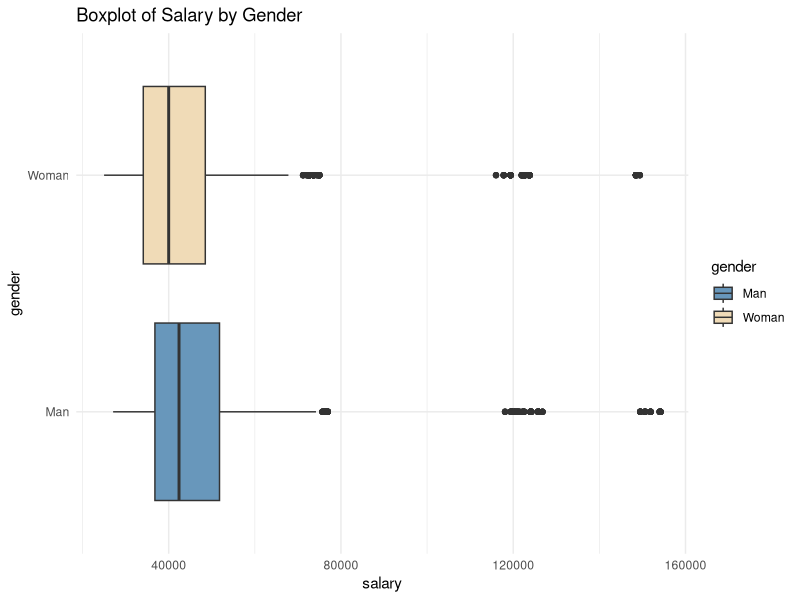

Recreate this plot in R. (Note: this script raises an error after producing the figure.)
## ---- chunk 1
library(tidyverse)
# this should supress all code and messages
knitr::opts_chunk$set(include=FALSE)
## ---- chunk 2
# read in the data
black_saber_current_employees <- read_csv("data/black-saber-current-employees.csv")
## ---- chunk 3
# transform salary data into numeric form and without special symbols
black_saber_current_employees$salary = as.numeric(gsub("[\\$,]", "", black_saber_current_employees$salary))
## ---- chunk 4
# remove gender: prefer not to say
black_saber_current_employees_needed = filter(black_saber_current_employees, gender != "Prefer not to say")
## ---- chunk 5
# number of employees who have indicated gender
count(unique(black_saber_current_employees_needed[c("employee_id")]))
## ---- chunk 6
# number of employees who have not indicated gender
count(unique(filter(black_saber_current_employees, gender == "Prefer not to say")[c("employee_id")]))
## ---- chunk 7
library(dplyr)
# Overall salary boxplot summary by gender
ggplot(black_saber_current_employees_needed, aes(x=gender, y=salary, fill=gender)) +
  geom_boxplot() + 
  theme_minimal() + 
  coord_flip() + 
  scale_fill_manual(values=c("#6897bb", "#f0dbb7")) + 
  ggtitle("Boxplot of Salary by Gender") + 
  ggsave("images/boxplot_s_gender.png", width = 7, height = 4)
## ---- chunk 8
# Data Visualization
# Boxplot of salary of each team by gender
ggplot(black_saber_current_employees_needed, aes(x=gender, y=salary, fill=gender)) +
  geom_boxplot() + 
  facet_wrap(~team, nrow = 4) +
  theme_minimal() + 
  coord_flip() + 
  scale_fill_manual(values=c("#6897bb", "#f0dbb7")) + 
  ggtitle("Boxplot of Salary by Team and Gender") + 
  ggsave("images/boxplot_s_team_gender.png", width = 7, height = 4)
## ---- chunk 9
# transform role_seniority, gender, team, financial_q, leadership_for_level into factors
salary_data <- black_saber_current_employees_needed %>%
  mutate(role_seniority = as_factor(role_seniority)) %>%
  mutate(gender = as_factor(gender)) %>%
  mutate(team = as_factor(team)) %>%
  mutate(financial_q = as_factor(financial_q)) %>%
  mutate(leadership_for_level = as_factor(leadership_for_level)) %>%
  mutate(employee_id = as.character(employee_id))
## ---- chunk 10
library(tidyverse)
library(lme4)
# Model1: salary ~ leadership_for_level + productivity + role_seniority +   (1 | team)
# Fixed effects: leadership_for_level, productivity, role_seniority
# Random effect: team
model1 <- lmer(salary ~ leadership_for_level + productivity + role_seniority + (1|team), data = salary_data)
summary(model1)
## ---- chunk 11
library(lme4)
# Model2: salary ~ leadership_for_level + productivity + role_seniority + (1|team) + (1|employee_id)
# Fixed effects: leadership_for_level, productivity, role_seniority
# Random effect: team, employee_id
model2 <- lmer(salary ~ leadership_for_level + productivity + role_seniority + (1|team) + (1|employee_id), data = salary_data)
summary(model2)
## ---- chunk 12
# model 2 is better
lmtest::lrtest(model1, model2)
## ---- chunk 13
# Model3: salary ~ gender + leadership_for_level + productivity + role_seniority + (1|team) + (1|employee_id)
# Fixed effects: gender, leadership_for_level, productivity, role_seniority
# Random effect: team, employee_id
model3 <- lmer(salary ~ gender + leadership_for_level + productivity + role_seniority + (1|team) + (1|employee_id), data = salary_data)
summary(model3)
## ---- chunk 14
# model 3 would be the final model
lmtest::lrtest(model2, model3)
## ---- chunk 15
# extended lmer model with p-value reported
library(lmerTest)
model3 <- lmer(salary ~ gender + leadership_for_level + productivity + role_seniority + (1|team) + (1|employee_id), data = salary_data)
summary(model3)
